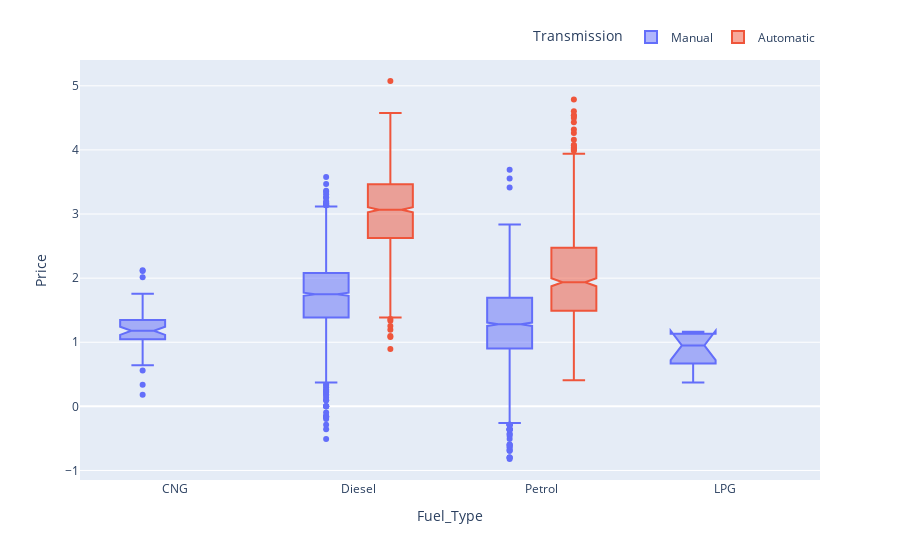

Notebook cell for this chart:
### Code cell
fig = px.box(data, x='Fuel_Type',y='Price', color='Transmission', notched=True)
fig.update_layout(legend=dict(orientation="h",yanchor="bottom",y=1.02,xanchor="right",x=1))
fig.show()

### Figure 1 — Plotly figure (JSON) as saved in the notebook; plotly's stock layout.template omitted (floating-point values rounded to 4 significant figures; data arrays with more than 128 entries replaced by an {"elided": "..."} marker saying what was removed)
{"data": [{"alignmentgroup": "True", "hovertemplate": "Transmission=Manual<br>Fuel_Type=%{x}<br>Price=%{y}<extra></extra>", "legendgroup": "Manual", "marker": {"color": "#636efa"}, "name": "Manual", "notched": true, "offsetgroup": "Manual", "orientation": "v", "showlegend": true, "type": "box", "x": {"elided": "4266 str values"}, "x0": " ", "xaxis": "x", "y": {"elided": "4266 float values"}, "y0": " ", "yaxis": "y"}, {"alignmentgroup": "True", "hovertemplate": "Transmission=Automatic<br>Fuel_Type=%{x}<br>Price=%{y}<extra></extra>", "legendgroup": "Automatic", "marker": {"color": "#EF553B"}, "name": "Automatic", "notched": true, "offsetgroup": "Automatic", "orientation": "v", "showlegend": true, "type": "box", "x": {"elided": "1709 str values"}, "x0": " ", "xaxis": "x", "y": {"elided": "1709 float values"}, "y0": " ", "yaxis": "y"}], "layout": {"boxmode": "group", "legend": {"orientation": "h", "title": {"text": "Transmission"}, "tracegroupgap": 0, "x": 1, "xanchor": "right", "y": 1.02, "yanchor": "bottom"}, "margin": {"t": 60}, "xaxis": {"anchor": "y", "domain": [0, 1], "title": {"text": "Fuel_Type"}}, "yaxis": {"anchor": "x", "domain": [0, 1], "title": {"text": "Price"}}}}
